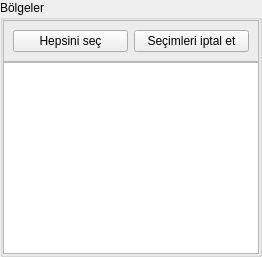
             <widget class="QGroupBox" name="groupBox_5">
              <property name="title">
               <string>Bölgeler</string>
              </property>
              <layout class="QVBoxLayout" name="verticalLayout_2">
               <property name="spacing">
                <number>0</number>
               </property>
               <property name="leftMargin">
                <number>0</number>
               </property>
               <property name="topMargin">
                <number>0</number>
               </property>
               <property name="rightMargin">
                <number>0</number>
               </property>
               <property name="bottomMargin">
                <number>0</number>
               </property>
               <item>
                <widget class="QFrame" name="frame">
                 <property name="frameShape">
                  <enum>QFrame::StyledPanel</enum>
                 </property>
                 <property name="frameShadow">
                  <enum>QFrame::Raised</enum>
                 </property>
                 <layout class="QHBoxLayout" name="horizontalLayout_2">
                  <item>
                   <widget class="QPushButton" name="select_all1">
                    <property name="text">
                     <string>Hepsini seç</string>
                    </property>
                   </widget>
                  </item>
                  <item>
                   <widget class="QPushButton" name="deselect_all1">
                    <property name="text">
                     <string>Seçimleri iptal et</string>
                    </property>
                   </widget>
                  </item>
                 </layout>
                </widget>
               </item>
               <item>
                <widget class="QListWidget" name="bolgeler_widget"/>
               </item>
              </layout>
             </widget>
